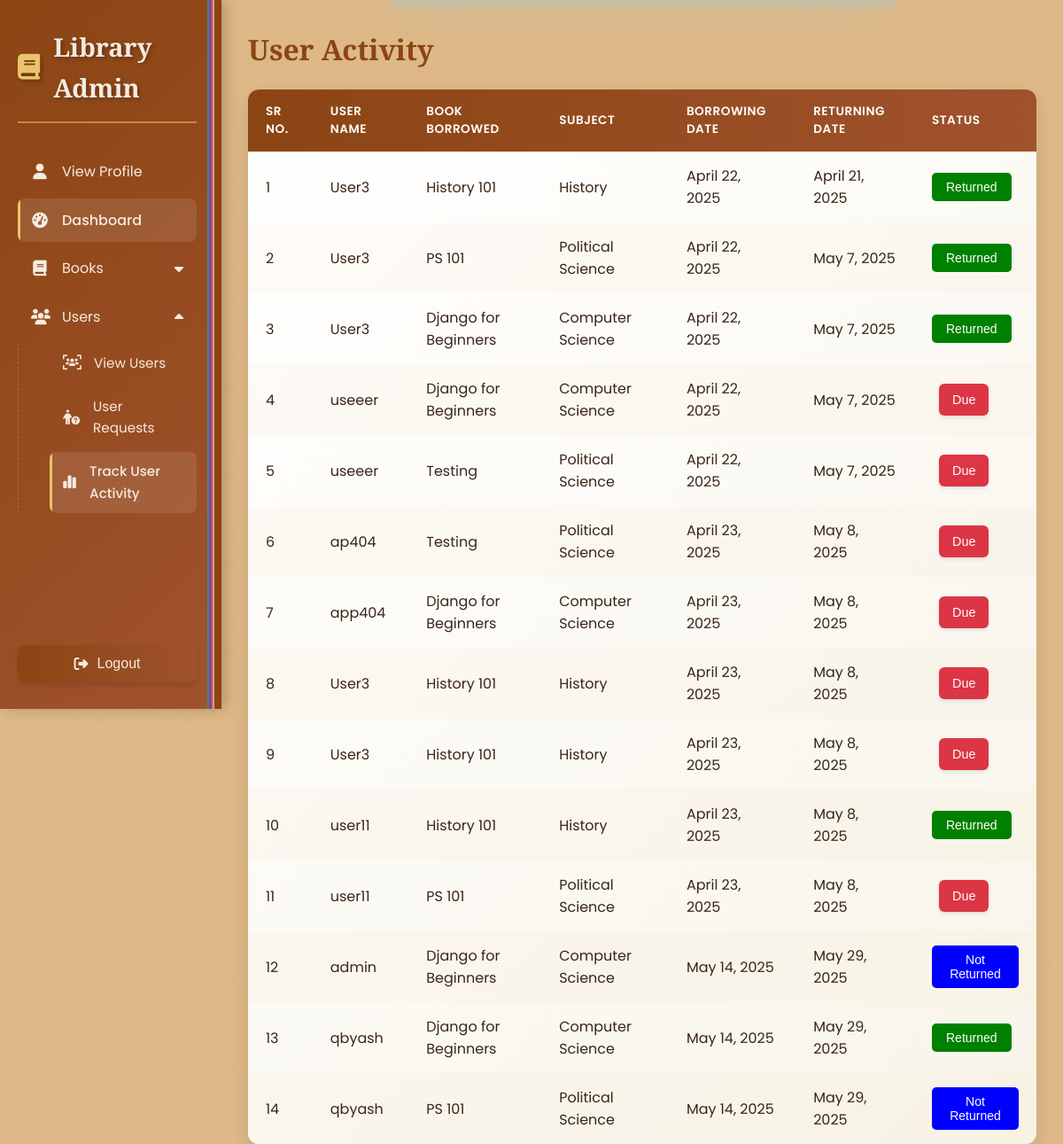
Screenshot of /useractivity/ (signed in) with the database file from the repository.
### USERS/models.py (models this page shows, shortened)
class Borrower(models.Model):
    bwr = models.CharField(verbose_name='User', default='-',max_length=50)
    book = models.CharField(verbose_name='Book Name', max_length=50)
    sub = models.CharField(verbose_name='Subject', max_length=50, default = 'Null')
    img = models.ImageField(verbose_name='Cover Page', upload_to='cover_pages/', default='-')
    bdate = models.DateField(default=datetime.today, verbose_name='Borrowing Date')
    rdate = models.DateField(default=get_deadline(), verbose_name='Returning Date')
    status = models.CharField(verbose_name='Return Status', choices=(('Due', 'Due'), ('Returned', 'Returned'), ('Not Returned', 'Not Returned')), default="Not Returned", max_length=50, null=True)

### Books/views.py (the view)
# urls.py: path('useractivity/', trackusers, name='useractivity'),
def trackusers(request):
    if request.user.is_authenticated and request.user.is_superuser:
        bwr = Borrower.objects.all()
        for i in bwr:
            if (i.rdate < datetime.today().date()) and (i.status != 'Returned'):
                i.status = "Due"
                i.save()
        return render(request, 'home/useracti.html', {'bwrs': bwr})
    else:
        messages.info(request, 'Enter the Admin Credentials to view Admin Panel!')
        return redirect('signin')

### templates/home/useracti.html (shortened to what this page needs)
{% extends 'home/lms.html' %}
{% block body %}
<h1>User Activity</h1>
<table>
        <thead>
            <tr>
                <th>Sr No.</th>
                <th>User Name</th>
                <th>Book Borrowed</th>
                <th>Subject</th>
                <th>Borrowing Date </th>
                <th>Returning Date </th>
                <th>Status</th>
            </tr>
        </thead>
        <tbody>
            {% for bwr in bwrs %}
            <tr>
                <td data-label="ID">{{forloop.counter}}</td>
                <td data-label="name">{{bwr.bwr}}</td>
                <td data-label="book">{{bwr.book}}</td>
                <td data-label="sub">{{bwr.sub}}</td>
                <td data-label="bdate">{{bwr.bdate}}</td>
                <td data-label="rdate">{{bwr.rdate}}</td>
                <td data-label="status">
                    {% if bwr.status == "Not Returned" %}
                        <button class="nr-btn">{{bwr.status}}</button>
                    {% elif bwr.status == "Returned" %}
                        <button class="r-btn">{{bwr.status}}</button>
                    {% elif bwr.status == "Due" %}
                        <button class="delete-btn">{{bwr.status}}</button>
                    {% endif %}
                </td>
            </tr>
            {% endfor %}
        </tbody>
    </table>
{% endblock %}

### templates/home/lms.html (style rules this page uses)
* { margin: 0; padding: 0; box-sizing: border-box; }
:root { --wood-dark: #8B4513; --wood-medium: #A0522D; --wood-light: #CD853F; --wood-pale: #DEB887; --book-teal: #2A9D8F; --book-magenta: #9D2A8F; --book-yellow: #E9C46A; --text-dark: #3A2618; --text-light: #F5EBE0; --shadow: rgba(0, 0, 0, 0.2); --highlight: rgba(255, 255, 255, 0.1); }
body { font-family: 'Poppins', sans-serif; line-height: 1.6; color: var(--text-dark); display: flex; background-color: var(--wood-pale); }
h1, h2, h3, h4 { font-family: 'Playfair Display', serif; font-weight: 600; }
h1 { text-align: left; color: var(--wood-dark); margin-bottom: 20px; font-size: 2em; position: relative; }
table { width: 100%; border-collapse: separate; border-spacing: 0; font-size: 1rem; background: linear-gradient(135deg, #fff 0%, #f8f4e9 100%); border-radius: 12px; overflow: hidden; box-shadow: 0 8px 20px rgba(0, 0, 0, 0.1); margin-bottom: 30px; }
thead { background: linear-gradient(to right, var(--wood-dark), var(--wood-medium)); color: white; }
th, td { padding: 15px 20px; text-align: left; }
th { font-weight: 600; letter-spacing: 0.5px; text-transform: uppercase; font-size: 0.85em; }
tbody tr { border-bottom: 1px solid rgba(160, 82, 45, 0.1); transition: all 0.3s ease; }
tbody tr:nth-child(even) { background-color: rgba(222, 184, 135, 0.05); }
tbody tr:last-child { border-bottom: none; }
.edit-btn, .delete-btn, .sub-btn { border: none; padding: 10px 15px; font-size: 0.9rem; border-radius: 6px; cursor: pointer; transition: all 0.3s ease; font-weight: 500; display: inline-flex; align-items: center; justify-content: center; box-shadow: 0 2px 4px rgba(0, 0, 0, 0.1); }
.delete-btn { background-color: #dc3545; color: white; margin-left: 8px; }

### templates/home/useracti.html (style rules this page uses)
.nr-btn { background-color: blue; color: white; border: none; padding: 8px 16px; font-size: 14px; border-radius: 5px; cursor: pointer; transition: background-color 0.3s ease; }
.r-btn { background-color: green; color: white; border: none; padding: 8px 16px; font-size: 14px; border-radius: 5px; cursor: pointer; transition: background-color 0.3s ease; }

### rows the page displays
Borrower: bwr "User3", book "History 101", sub "History", bdate "April 22, 2025", rdate "April 21, 2025", status "Returned"
Borrower: bwr "User3", book "PS 101", sub "Political Science", bdate "April 22, 2025", rdate "May 7, 2025", status "Returned"
Borrower: bwr "User3", book "Django for Beginners", sub "Computer Science", bdate "April 22, 2025", rdate "May 7, 2025", status "Returned"
Borrower: bwr "useeer", book "Django for Beginners", sub "Computer Science", bdate "April 22, 2025", rdate "May 7, 2025", status "Due"
Borrower: bwr "useeer", book "Testing", sub "Political Science", bdate "April 22, 2025", rdate "May 7, 2025", status "Due"
Borrower: bwr "ap404", book "Testing", sub "Political Science", bdate "April 23, 2025", rdate "May 8, 2025", status "Due"
Borrower: bwr "app404", book "Django for Beginners", sub "Computer Science", bdate "April 23, 2025", rdate "May 8, 2025", status "Due"
Borrower: bwr "User3", book "History 101", sub "History", bdate "April 23, 2025", rdate "May 8, 2025", status "Due"
Borrower: bwr "User3", book "History 101", sub "History", bdate "April 23, 2025", rdate "May 8, 2025", status "Due"
Borrower: bwr "user11", book "History 101", sub "History", bdate "April 23, 2025", rdate "May 8, 2025", status "Returned"
Borrower: bwr "user11", book "PS 101", sub "Political Science", bdate "April 23, 2025", rdate "May 8, 2025", status "Due"
Borrower: bwr "admin", book "Django for Beginners", sub "Computer Science", bdate "May 14, 2025", rdate "May 29, 2025", status "Not Returned"
Borrower: bwr "qbyash", book "Django for Beginners", sub "Computer Science", bdate "May 14, 2025", rdate "May 29, 2025", status "Returned"
Borrower: bwr "qbyash", book "PS 101", sub "Political Science", bdate "May 14, 2025", rdate "May 29, 2025", status "Not Returned"
